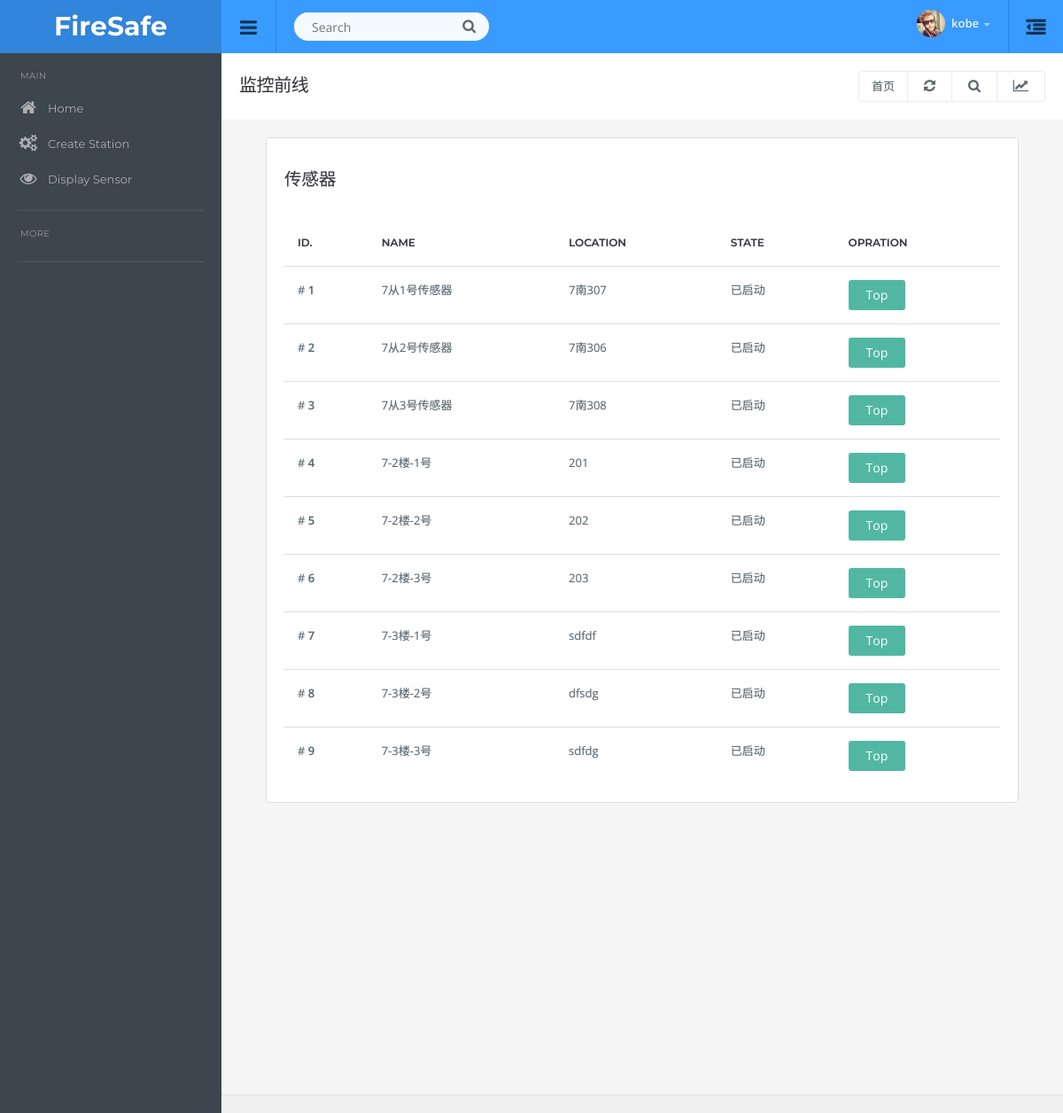
Screenshot of /sensor/topdisplay (signed in) with the database file from the repository.
### app/models.py (models this page shows, shortened)
class User(UserMixin, db.Model):
	__tablename__ = 'users'
	id            = db.Column(db.Integer,primary_key=True)
	email         = db.Column(db.String(64), unique=True, index=True)
	username      = db.Column(db.String(64),unique=True,index=True)
	role_id       = db.Column(db.Integer, db.ForeignKey('roles.id'))
	password_hash = db.Column(db.String(128))
	name          = db.Column(db.String(64))
	company       = db.Column(db.String(64))
	member_since  = db.Column(db.DateTime(), default=datetime.now)
	last_seen     = db.Column(db.DateTime(), default=datetime.now)
	understudy    = db.Column(db.Boolean(),default=True)
	def ping(self):
		self.last_seen = datetime.now()
		db.session.add(self)
	def can(self, permissions):
		return self.role is not None and \
		(self.role.permissions & permissions) == permissions
	def is_administrator(self):
		return self.can(Permission.ADMIN)
	class AnoymusUser(AnonymousUserMixin):
		def can(self, permissions):
			return False
		def is_administrator(self):
			return False
	login_manager.anonymous_user = AnoymusUser
	@property
	def password(self):
		raise AttributeError('password is not a readabel attribute')

class Sensor(db.Model):
	__tablename__ = 'sensors'
	id          = db.Column(db.Integer, primary_key=True)
	name		= db.Column(db.String(128), unique=True)
	location    = db.Column(db.String(128))
	slave_id    = db.Column(db.Integer)
	position    = db.Column(db.Integer)
	is_top      = db.Column(db.Boolean(), default=False)
	is_run      = db.Column(db.Boolean(), default=False)
	sonmodel_id = db.Column(db.Integer, db.ForeignKey('sonmodels.id'))

### app/sensor/views.py (the view)
@sensor.route('/topdisplay')
@login_required
@admin_required
def topdisplay():
    sensors = Sensor.query.all()
    return render_template('topdisplay.html',sensors=sensors)

### app/auth/views.py (called while the page is built)
@auth.before_app_request
def before_request():
	if current_user.is_authenticated():
		current_user.ping()

### app/main/__init__.py (called while the page is built)
@main.app_context_processor
def inject_permissions():
	return dict(Permission=Permission)

### app/models.py (called while the page is built)
@login_manager.user_loader
def load_user(user_id):
	return User.query.get(int(user_id))

### app/templates/topdisplay.html (shortened to what this page needs)
{% extends "base.html" %}
{% block content %}
<div class="container-padding">
    <div class="row">
    <div class="col-md-12">
        <div class="panel panel-default">
            <div class="panel-title">
                <h4> 传感器</h4>
            </div>
        <div class="panel-body table-responsive">
            <table class="table table-hover">
                <thead>
                    <tr>
                        <td>ID.</td>
                        <td>Name</td>
                        <td>location</td>
                        <td>state</td>
                        <td>opration</td>
                    </tr>
                </thead>
                <tbody>
                {% for sensor in sensors %}
                        <td># <b>{{ loop.index }}</b></td>
                        <td>{{ sensor.name }}</td>
                        <td>{{ sensor.location }}</td>
                        {% if sensor.is_run %}
                            <td>已启动</td>
                        {% else %}
                            <td>未启动</td>
                        {% endif %}
                        <td>
                            {% if sensor.is_top %}
                            <button id="movetop-{{sensor.id}}" class="btn btn-danger btn-small" type="button" onclick="moveTopOrCancel({{sensor.id}});">Cancel</button>
                            {% else %}
                            <button id="movetop-{{sensor.id}}" class="btn btn-info btn-small" type="button" onclick="moveTopOrCancel({{sensor.id}});">Top</button>
                            {% endif %}
                        </td>
                {% endfor %}
                </tbody>
            </table>
        </div>
        </div>
    </div>
    </div>
</div>
<br><br><br><br><br><br><br>
<br><br><br><br><br><br><br>
{% endblock %}

### app/templates/base.html (shortened to what this page needs)
<!DOCTYPE html>
<html lang="en">
  <head>
  {% block head %}
  <link href="/static/css/root.css" rel="stylesheet">
  {% endblock %}
  </head>
  <body>
  <div id="top" class="clearfix">
  	<div class="applogo">
  		<a href="{{ url_for('main.index') }}" class="logo">FireSafe</a>
  	</div>
    <a href="#" class="sidebar-open-button"><i class="fa fa-bars"></i></a>
    <form class="searchform">
      <input type="text" class="searchbox" id="searchbox" placeholder="Search">
      <span class="searchbutton"><i class="fa fa-search"></i></span>
    </form>
    <a href="#sidepanel" class="sidepanel-open-button"><i class="fa fa-outdent"></i></a>
    <ul class="top-right">
    {% if current_user.is_authenticated() %}
    <li class="dropdown link">
      <a href="#" data-toggle="dropdown" class="dropdown-toggle profilebox"><img src="/static/img/profileimg.png" alt="img"><b>{{current_user.username}}</b><span class="caret"></span></a>
    </li>
    {% else %}
    <a href="{{ url_for('auth.login') }}">
      <i class="fa fa-user"></i>&nbsp;&nbsp;Log In</a>
    </ul>
    {% endif %}
    </ul>
  </div>
<div class="sidebar clearfix">
<ul class="sidebar-panel nav">
  <li class="sidetitle">MAIN</li>
  <li><a href="{{ url_for('main.index') }}"><span class="icon color5"><i class="fa fa-home"></i></span>Home</a></li>
  <li><a href="{{ url_for('sensor.createSonModel') }}"><span class="icon color5"><i class="fa fa-cogs"></i></span>Create Station</a></li>
  <li><a href="{{ url_for('sensor.display') }}"><span class="icon color5"><i class="fa fa-eye"></i></span>Display Sensor</a></li>
</ul>
<ul class="sidebar-panel nav">
  <li class="sidetitle">MORE</li>
</ul>
</div>
<div class="content">
  <div class="page-header">
    <h1 class="title">监控前线</h1>
    <div class="right">
      <div class="btn-group" role="group" aria-label="...">
        <a href="{{ url_for('main.index') }}" class="btn btn-light">首页</a>
        <a href="#" class="btn btn-light"><i class="fa fa-refresh"></i></a>
        <a href="#" class="btn btn-light"><i class="fa fa-search"></i></a>
        <a href="#" class="btn btn-light" id="topstats"><i class="fa fa-line-chart"></i></a>
      </div>
    </div>
  </div>
<div class="container-default">
{% block content %}
{% endblock %}
</div>
<div class="row footer">
</div>
</div>
</body>
</html>

### rows the page displays
User: username "kobe"
Sensor: name "7从1号传感器", location "7南307", is_run "已启动"
Sensor: name "7从2号传感器", location "7南306", is_run "已启动"
Sensor: name "7从3号传感器", location "7南308", is_run "已启动"
Sensor: name "7-2楼-1号", location "201", is_run "已启动"
Sensor: name "7-2楼-2号", location "202", is_run "已启动"
Sensor: name "7-2楼-3号", location "203", is_run "已启动"
Sensor: name "7-3楼-1号", location "sdfdf", is_run "已启动"
Sensor: name "7-3楼-2号", location "dfsdg", is_run "已启动"
Sensor: name "7-3楼-3号", location "sdfdg", is_run "已启动"
